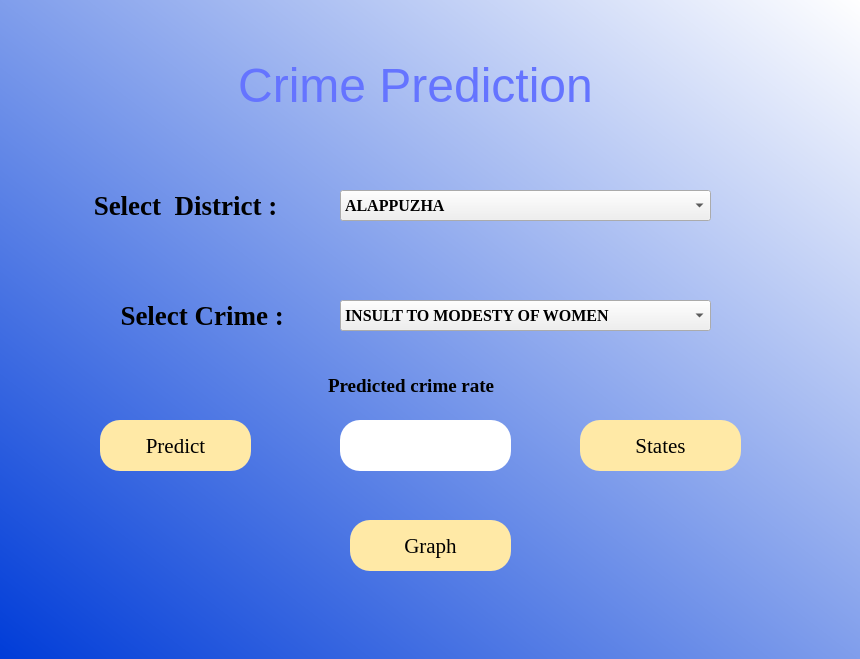
<?xml version="1.0" encoding="UTF-8"?>
<ui version="4.0">
 <class>Dialog</class>
 <widget class="QDialog" name="Dialog">
  <property name="geometry">
   <rect>
    <x>0</x>
    <y>0</y>
    <width>860</width>
    <height>659</height>
   </rect>
  </property>
  <property name="windowTitle">
   <string>Dialog</string>
  </property>
  <widget class="QWidget" name="bgwidget" native="true">
   <property name="geometry">
    <rect>
     <x>0</x>
     <y>0</y>
     <width>861</width>
     <height>661</height>
    </rect>
   </property>
   <property name="styleSheet">
    <string notr="true">QWidget#bgwidget{
background-color:qlineargradient(spread:pad, x1:0, y1:1, x2:1, y2:0, stop:0 rgba(0, 60, 216, 255), stop:1 rgba(255, 255, 255, 255));}
</string>
   </property>
   <widget class="QLabel" name="text1">
    <property name="geometry">
     <rect>
      <x>120</x>
      <y>40</y>
      <width>591</width>
      <height>91</height>
     </rect>
    </property>
    <property name="styleSheet">
     <string notr="true">font: 87 38pt &quot;Arial Black&quot;;
 color:rgb(101, 116, 255);</string>
    </property>
    <property name="text">
     <string>&lt;html&gt;&lt;head/&gt;&lt;body&gt;&lt;p align=&quot;center&quot;&gt;&lt;span style=&quot; font-size:36pt;&quot;&gt;Crime Prediction&lt;/span&gt;&lt;/p&gt;&lt;/body&gt;&lt;/html&gt;</string>
    </property>
   </widget>
   <widget class="QPushButton" name="predictButton">
    <property name="geometry">
     <rect>
      <x>100</x>
      <y>420</y>
      <width>151</width>
      <height>51</height>
     </rect>
    </property>
    <property name="font">
     <font>
      <family>Times New Roman</family>
      <pointsize>16</pointsize>
      <weight>9</weight>
      <italic>false</italic>
      <bold>false</bold>
     </font>
    </property>
    <property name="styleSheet">
     <string notr="true">border-radius:20px;
background-color: rgb(255, 233, 166);
;
font: 75 16pt &quot;Times New Roman&quot;;</string>
    </property>
    <property name="text">
     <string>Predict</string>
    </property>
   </widget>
   <widget class="QComboBox" name="stateNamesCombo">
    <property name="geometry">
     <rect>
      <x>340</x>
      <y>190</y>
      <width>371</width>
      <height>31</height>
     </rect>
    </property>
    <property name="font">
     <font>
      <family>Times New Roman</family>
      <pointsize>12</pointsize>
      <weight>75</weight>
      <bold>true</bold>
     </font>
    </property>
    <item>
     <property name="text">
      <string>ALAPPUZHA</string>
     </property>
    </item>
    <item>
     <property name="text">
      <string>THRISSUR</string>
     </property>
    </item>
    <item>
     <property name="text">
      <string>IDUKKI</string>
     </property>
    </item>
    <item>
     <property name="text">
      <string>KASARGOD</string>
     </property>
    </item>
    <item>
     <property name="text">
      <string>KANNUR</string>
     </property>
    </item>
    <item>
     <property name="text">
      <string>ERNAKULAM</string>
     </property>
    </item>
   </widget>
   <widget class="QLabel" name="stateLabel">
    <property name="geometry">
     <rect>
      <x>60</x>
      <y>190</y>
      <width>301</width>
      <height>31</height>
     </rect>
    </property>
    <property name="font">
     <font>
      <family>Times New Roman</family>
      <pointsize>20</pointsize>
      <weight>75</weight>
      <bold>true</bold>
     </font>
    </property>
    <property name="text">
     <string>     Select  District :</string>
    </property>
   </widget>
   <widget class="QLabel" name="label_2">
    <property name="geometry">
     <rect>
      <x>80</x>
      <y>300</y>
      <width>271</width>
      <height>31</height>
     </rect>
    </property>
    <property name="font">
     <font>
      <family>Times New Roman</family>
      <pointsize>20</pointsize>
      <weight>75</weight>
      <bold>true</bold>
     </font>
    </property>
    <property name="text">
     <string>      Select Crime :</string>
    </property>
   </widget>
   <widget class="QComboBox" name="crimeCombo">
    <property name="geometry">
     <rect>
      <x>340</x>
      <y>300</y>
      <width>371</width>
      <height>31</height>
     </rect>
    </property>
    <property name="font">
     <font>
      <family>Times New Roman</family>
      <pointsize>12</pointsize>
      <weight>75</weight>
      <bold>true</bold>
     </font>
    </property>
    <item>
     <property name="text">
      <string>INSULT TO MODESTY OF WOMEN</string>
     </property>
    </item>
    <item>
     <property name="text">
      <string>DOWRY DEATHS</string>
     </property>
    </item>
    <item>
     <property name="text">
      <string>RAPE</string>
     </property>
    </item>
    <item>
     <property name="text">
      <string>KIDNAPPING AND ABDUCTION</string>
     </property>
    </item>
    <item>
     <property name="text">
      <string>ASSAULT ON WOMEN WITH INTENT TO OUTRAGE HER MODESTY</string>
     </property>
    </item>
    <item>
     <property name="text">
      <string>CRUELTY BY HUSBAND OR HIS RELATIVES</string>
     </property>
    </item>
   </widget>
   <widget class="QLineEdit" name="resultEdit">
    <property name="geometry">
     <rect>
      <x>340</x>
      <y>420</y>
      <width>171</width>
      <height>51</height>
     </rect>
    </property>
    <property name="styleSheet">
     <string notr="true">border-radius:20px;

font: 75 14pt &quot;Yu Gothic UI Semilight&quot;;</string>
    </property>
   </widget>
   <widget class="QLabel" name="label">
    <property name="geometry">
     <rect>
      <x>290</x>
      <y>360</y>
      <width>291</width>
      <height>51</height>
     </rect>
    </property>
    <property name="font">
     <font>
      <family>Times New Roman</family>
      <pointsize>14</pointsize>
      <weight>75</weight>
      <bold>true</bold>
     </font>
    </property>
    <property name="autoFillBackground">
     <bool>false</bool>
    </property>
    <property name="text">
     <string>        Predicted crime rate</string>
    </property>
   </widget>
   <widget class="QPushButton" name="browseAfile">
    <property name="geometry">
     <rect>
      <x>580</x>
      <y>420</y>
      <width>161</width>
      <height>51</height>
     </rect>
    </property>
    <property name="font">
     <font>
      <family>Times New Roman</family>
      <pointsize>16</pointsize>
      <weight>9</weight>
      <italic>false</italic>
      <bold>false</bold>
     </font>
    </property>
    <property name="styleSheet">
     <string notr="true">border-radius:20px;
background-color: rgb(255, 233, 166);
;
font: 75 16pt &quot;Times New Roman&quot;;</string>
    </property>
    <property name="text">
     <string>States</string>
    </property>
   </widget>
   <widget class="QPushButton" name="GraphBt">
    <property name="geometry">
     <rect>
      <x>350</x>
      <y>520</y>
      <width>161</width>
      <height>51</height>
     </rect>
    </property>
    <property name="font">
     <font>
      <family>Times New Roman</family>
      <pointsize>16</pointsize>
      <weight>9</weight>
      <italic>false</italic>
      <bold>false</bold>
     </font>
    </property>
    <property name="styleSheet">
     <string notr="true">border-radius:20px;
background-color: rgb(255, 233, 166);
;
font: 75 16pt &quot;Times New Roman&quot;;</string>
    </property>
    <property name="text">
     <string>Graph</string>
    </property>
   </widget>
  </widget>
 </widget>
 <resources/>
 <connections/>
</ui>
